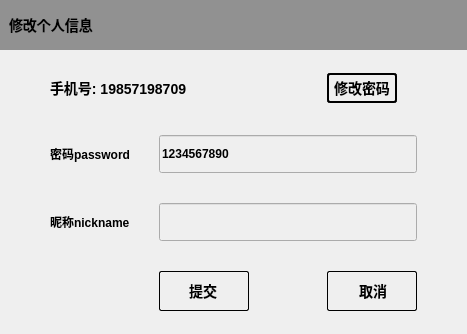
<?xml version="1.0" encoding="UTF-8"?>
<ui version="4.0">
 <class>ModifySelfInfo</class>
 <widget class="QDialog" name="ModifySelfInfo">
  <property name="geometry">
   <rect>
    <x>0</x>
    <y>0</y>
    <width>467</width>
    <height>334</height>
   </rect>
  </property>
  <property name="windowTitle">
   <string>Dialog</string>
  </property>
  <layout class="QVBoxLayout" name="verticalLayout">
   <property name="spacing">
    <number>0</number>
   </property>
   <property name="leftMargin">
    <number>0</number>
   </property>
   <property name="topMargin">
    <number>0</number>
   </property>
   <property name="rightMargin">
    <number>0</number>
   </property>
   <property name="bottomMargin">
    <number>0</number>
   </property>
   <item>
    <widget class="QWidget" name="title" native="true">
     <property name="minimumSize">
      <size>
       <width>0</width>
       <height>50</height>
      </size>
     </property>
     <property name="maximumSize">
      <size>
       <width>16777215</width>
       <height>50</height>
      </size>
     </property>
     <property name="styleSheet">
      <string notr="true">background-color:rgb(145, 145, 145);</string>
     </property>
     <layout class="QHBoxLayout" name="horizontalLayout">
      <item>
       <widget class="QLabel" name="titleTextLabel">
        <property name="styleSheet">
         <string notr="true">#titleTextLabel{
	font-family:'微软雅黑';
	font-size: 14px;
	font-weight: bold;
	color: #000000;
}</string>
        </property>
        <property name="text">
         <string>修改个人信息</string>
        </property>
       </widget>
      </item>
     </layout>
    </widget>
   </item>
   <item>
    <widget class="QWidget" name="body" native="true">
     <property name="font">
      <font>
       <bold>true</bold>
      </font>
     </property>
     <property name="styleSheet">
      <string notr="true">
#body{
	background-color:rgb(239, 239, 239);
}

QPushButton:hover{
	background-color:rgb(59, 59, 59);
}</string>
     </property>
     <layout class="QGridLayout" name="gridLayout" columnstretch="0,0,0,0">
      <property name="leftMargin">
       <number>50</number>
      </property>
      <property name="topMargin">
       <number>0</number>
      </property>
      <property name="rightMargin">
       <number>50</number>
      </property>
      <property name="bottomMargin">
       <number>0</number>
      </property>
      <property name="spacing">
       <number>9</number>
      </property>
      <item row="3" column="0">
       <widget class="QLabel" name="nickNameLabel">
        <property name="minimumSize">
         <size>
          <width>90</width>
          <height>19</height>
         </size>
        </property>
        <property name="maximumSize">
         <size>
          <width>90</width>
          <height>19</height>
         </size>
        </property>
        <property name="styleSheet">
         <string notr="true">#nickNameLabel{
	color: #000000;
	font-family: '微软雅黑';
	font-size: 12px;
}</string>
        </property>
        <property name="text">
         <string>昵称nickname</string>
        </property>
       </widget>
      </item>
      <item row="3" column="1" colspan="3">
       <widget class="QLineEdit" name="nickNameEdit">
        <property name="minimumSize">
         <size>
          <width>258</width>
          <height>38</height>
         </size>
        </property>
        <property name="maximumSize">
         <size>
          <width>258</width>
          <height>38</height>
         </size>
        </property>
        <property name="styleSheet">
         <string notr="true">background-color:rgb(239, 239, 239);
color: #000000;</string>
        </property>
       </widget>
      </item>
      <item row="0" column="3">
       <widget class="QPushButton" name="modifyWdBtn">
        <property name="minimumSize">
         <size>
          <width>70</width>
          <height>30</height>
         </size>
        </property>
        <property name="maximumSize">
         <size>
          <width>70</width>
          <height>30</height>
         </size>
        </property>
        <property name="styleSheet">
         <string notr="true">#modifyWdBtn{
	color: #000000;
	font-family: '微软雅黑';
	font-size: 14px;
	border-radius: 3px;
	border: 2px solid #000000;
}

</string>
        </property>
        <property name="text">
         <string>修改密码</string>
        </property>
       </widget>
      </item>
      <item row="2" column="0">
       <widget class="QLabel" name="pdLabel">
        <property name="minimumSize">
         <size>
          <width>100</width>
          <height>19</height>
         </size>
        </property>
        <property name="maximumSize">
         <size>
          <width>100</width>
          <height>19</height>
         </size>
        </property>
        <property name="styleSheet">
         <string notr="true">#pdLabel{
	color: #000000;
	font-family: '微软雅黑';
	font-size: 12px;
}</string>
        </property>
        <property name="text">
         <string>密码password</string>
        </property>
       </widget>
      </item>
      <item row="2" column="1" colspan="3">
       <widget class="QLineEdit" name="newPassWdEdit">
        <property name="sizePolicy">
         <sizepolicy hsizetype="MinimumExpanding" vsizetype="Fixed">
          <horstretch>0</horstretch>
          <verstretch>0</verstretch>
         </sizepolicy>
        </property>
        <property name="minimumSize">
         <size>
          <width>258</width>
          <height>38</height>
         </size>
        </property>
        <property name="maximumSize">
         <size>
          <width>258</width>
          <height>38</height>
         </size>
        </property>
        <property name="styleSheet">
         <string notr="true">background-color:rgb(239, 239, 239);
color: #000000;</string>
        </property>
        <property name="text">
         <string>1234567890</string>
        </property>
        <property name="readOnly">
         <bool>true</bool>
        </property>
       </widget>
      </item>
      <item row="4" column="3">
       <widget class="QPushButton" name="cancelBtn">
        <property name="sizePolicy">
         <sizepolicy hsizetype="Fixed" vsizetype="Fixed">
          <horstretch>0</horstretch>
          <verstretch>0</verstretch>
         </sizepolicy>
        </property>
        <property name="minimumSize">
         <size>
          <width>90</width>
          <height>40</height>
         </size>
        </property>
        <property name="maximumSize">
         <size>
          <width>90</width>
          <height>40</height>
         </size>
        </property>
        <property name="styleSheet">
         <string notr="true">#cancelBtn{
	border: 1px solid #000000;
	border-radius: 2px;
	text-align:center ;
	padding-left: 10px;
	color: #000000;;
	font-family: '微软雅黑';
	font-size: 14px;
}</string>
        </property>
        <property name="text">
         <string>取消  </string>
        </property>
       </widget>
      </item>
      <item row="0" column="0" colspan="2">
       <widget class="QLabel" name="phoneLabel">
        <property name="minimumSize">
         <size>
          <width>0</width>
          <height>34</height>
         </size>
        </property>
        <property name="maximumSize">
         <size>
          <width>16777215</width>
          <height>34</height>
         </size>
        </property>
        <property name="styleSheet">
         <string notr="true">#phoneLabel{
	color: #000000;
	font-family: '微软雅黑';
	font-size: 14px;
}</string>
        </property>
        <property name="text">
         <string>手机号: 19857198709</string>
        </property>
       </widget>
      </item>
      <item row="4" column="1">
       <widget class="QPushButton" name="submitBtn">
        <property name="enabled">
         <bool>true</bool>
        </property>
        <property name="sizePolicy">
         <sizepolicy hsizetype="Fixed" vsizetype="Fixed">
          <horstretch>0</horstretch>
          <verstretch>0</verstretch>
         </sizepolicy>
        </property>
        <property name="minimumSize">
         <size>
          <width>90</width>
          <height>40</height>
         </size>
        </property>
        <property name="maximumSize">
         <size>
          <width>90</width>
          <height>40</height>
         </size>
        </property>
        <property name="sizeIncrement">
         <size>
          <width>100</width>
          <height>40</height>
         </size>
        </property>
        <property name="baseSize">
         <size>
          <width>100</width>
          <height>40</height>
         </size>
        </property>
        <property name="styleSheet">
         <string notr="true">#submitBtn{
	border: 1px solid #000000;
	border-radius: 2px;
	text-align:center ;
	padding-left: 10px;
	color: #000000;
	font-family: '微软雅黑';
	font-size: 14px;
}</string>
        </property>
        <property name="text">
         <string>提交   </string>
        </property>
        <property name="flat">
         <bool>false</bool>
        </property>
       </widget>
      </item>
     </layout>
    </widget>
   </item>
  </layout>
 </widget>
 <resources/>
 <connections/>
</ui>
